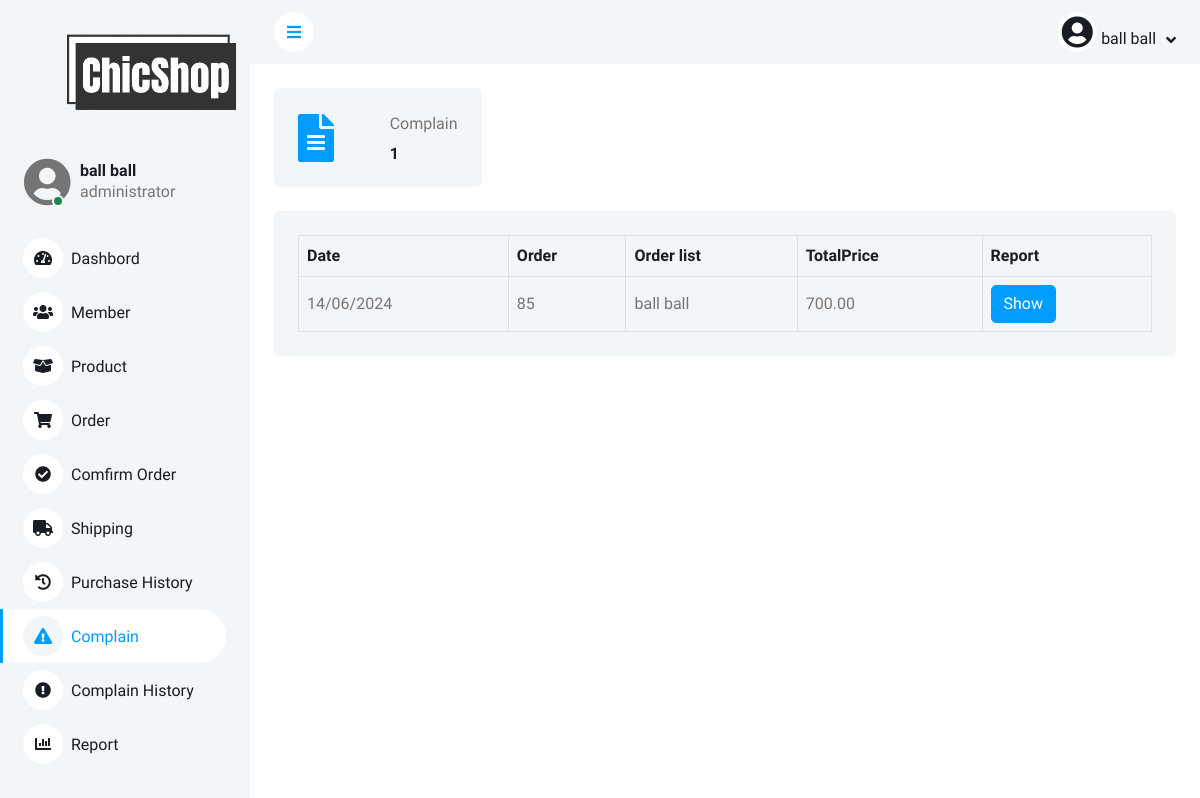
/BackWeb/reportpage.php (signed in), run on the app's committed database.
### tables this page shows
CREATE TABLE `complain` (
  `complain_id` int(11) NOT NULL COMMENT 'รหัสคำร้อง',
  `order_id` int(11) DEFAULT NULL COMMENT 'รหัสรายการคำสั่งซื้อ',
  `user_id` int(11) DEFAULT NULL COMMENT 'รหัสผู้ใช้งาน',
  `description` text DEFAULT NULL COMMENT 'คำอธิบายของคำร้อง',
  `image` varchar(255) DEFAULT NULL COMMENT 'รูปภาพคำร้อง',
  `created_at` timestamp NOT NULL DEFAULT current_timestamp() COMMENT 'เวลาที่คำร้องถูกส่งมา',
  `num` int(11) NOT NULL DEFAULT 0 COMMENT '0 = ยังไม่ได้จัดการคำร้อง\r\n1 = จัดการคำร้องเเล้ว'
);

CREATE TABLE `user` (
  `u_id` int(11) NOT NULL COMMENT 'รหัสผู้ใช้งาน',
  `u_fullname` varchar(255) DEFAULT NULL COMMENT 'ชื่อเต็มของผู้ใช้งาน',
  `u_username` varchar(255) DEFAULT NULL COMMENT 'ชื่อผู้ใช้งาน',
  `u_password` varchar(255) DEFAULT NULL COMMENT 'รหัสผ่านผู้ใช้งาน',
  `u_level` varchar(255) DEFAULT NULL COMMENT 'ระดับผู้ใช้งาน',
  `u_address` varchar(255) DEFAULT NULL COMMENT 'ที่อยู่ผู้ใช้งาน',
  `Phonenumber` varchar(20) DEFAULT NULL COMMENT 'เบอร์โทรศัพท์ผู้ใช้งาน',
  `email` varchar(255) DEFAULT NULL COMMENT 'อีเมลผู้ใช้งาน'
);

### BackWeb/reportpage.php (the view, shortened to what this page needs)
<?php
$objCon = connectDB();
$user = $_SESSION['user_login'];
$sql = "SELECT * FROM complain WHERE num = 0";
$result = mysqli_query($objCon, $sql);
$total_complain_num_zero = mysqli_num_rows($result);
$sql = "SELECT complain.*, user.u_fullname, SUM(orderhistory.price) AS total_price
        FROM complain
        INNER JOIN user ON complain.user_id = user.u_id
        INNER JOIN orderhistory ON complain.order_id = orderhistory.order_id
        GROUP BY complain.complain_id, user.u_fullname
        ORDER BY complain.created_at DESC";
$result = mysqli_query($objCon, $sql);
?>
<!DOCTYPE html>
<html lang="en">
<head>
    <link href="https://cdnjs.cloudflare.com/ajax/libs/font-awesome/5.10.0/css/all.min.css" rel="stylesheet">
    <link href="https://cdn.jsdelivr.net/npm/bootstrap-icons@1.4.1/font/bootstrap-icons.css" rel="stylesheet">
    <link href="lib/owlcarousel/assets/owl.carousel.min.css" rel="stylesheet">
    <link href="lib/tempusdominus/css/tempusdominus-bootstrap-4.min.css" rel="stylesheet" />
    <link href="css/bootstrap.min.css" rel="stylesheet">
    <link href="css/style.css" rel="stylesheet">
    <link rel="stylesheet" href="css/receipt.css">
</head>
<body>
    <div class="">
        <div class="sidebar pe-4 pb-3">
            <nav class="navbar bg-light navbar-light">
                <div class="container-fluid">
                    <a href="Admin.php" class="navbar-brand mx-4 mb-3">
                        <img src="/Webpage/images/main-logo.png" class="logo">
                    </a>
                </div>
                <div class="d-flex align-items-center ms-4 mb-4">
                    <div class="position-relative">
                        <i class="fa fa-user-circle fa-3x rounded-circle" style="width: 40px; height: 40px;"></i>
                        <div class="bg-success rounded-circle border border-2 border-white position-absolute end-0 bottom-0 p-1"></div>
                    </div>
                    <div class="ms-3">
                        <h6 class="mb-0"><?php echo $user['fullname']; ?></h6>
                        <span><?php echo $user['level']; ?></span>
                    </div>
                </div>
                <div class="navbar-nav w-100">
                    <a href="dashbord.php" class="nav-item nav-link"><i
                            class="fa fa-tachometer-alt me-2"></i>Dashbord</a>
                    <a href="Admin.php" class="nav-item nav-link "><i class="fa fa-users me-2"></i>Member</a>
                    <a href="income.php" class="nav-item nav-link"><i class="fa fa-box-open me-2"></i>Product</a>
                    <a href="order.php" class="nav-item nav-link"><i class="fa fa-shopping-cart me-2"></i>Order</a>
                    <a href="orderconfirm.php" class="nav-item nav-link"><i
                            class="fa fa-check-circle text-dark me-2"></i>Comfirm Order</a>
                    <a href="shipping.php" class="nav-item nav-link"><i class="fa fa-truck me-2"></i>Shipping</a>
                    <a href="history.php" class="nav-item nav-link"><i class="fa fa-history me-2"></i>Purchase
                        History</a>
                    <a href="reportpage.php" class="nav-item nav-link active"><i
                            class="fa fa-exclamation-triangle me-2"></i>Complain</a>
                    <a href="complaindetails.php" class="nav-item nav-link"><i
                            class="fa fa-exclamation-circle me-2"></i>Complain History</a>
                    <a href="report.php" class="nav-item nav-link"><i class="fa fa-chart-bar me-2"></i>Report</a>
                </div>
            </nav>
        </div>
        <div class="content">
            <nav class="navbar navbar-expand bg-light navbar-light sticky-top px-4 py-0">
                <a href="#" class="sidebar-toggler flex-shrink-0">
                    <i class="fa fa-bars"></i>
                </a>
                <div class="navbar-nav align-items-center ms-auto">
                    <div class="nav-item dropdown">
                        <a href="#" class="nav-link dropdown-toggle" data-bs-toggle="dropdown">
                            <i class="fa fa-user-circle fa-2x rounded-circle" style="width: 40px; height: 40px;"></i>
                            <span class="d-none d-lg-inline-flex"><?php echo $user['fullname']; ?></span>
                        </a>
                    </div>
                </div>
            </nav>
            <div class="container-fluid pt-4 px-4">
                <div class="row g-4">
                    <div class="col-sm-6 col-xl-3">
                        <div class="bg-light rounded d-flex align-items-center justify-content-between p-4">
                            <i class="fa fa-file-alt fa-3x text-primary"></i>
                            <div class="ms-3">
                                <p class="mb-2">Complain</p>
                                <h6 class="mb-0"><?php echo $total_complain_num_zero; ?></h6>
                            </div>
                        </div>
                    </div>
                </div>
            </div>
            <div class="container-fluid pt-4 px-4">
                <div class="bg-light text-center rounded p-4">
                    <div class="table-responsive">
                        <table class="table text-start align-middle table-bordered table-hover mb-0">
                            <thead>
                                <tr class="text-dark">
                                    <th scope="col">Date</th>
                                    <th scope="col">Order</th>
                                    <th scope="col">Order list</th>
                                    <th scope="col">TotalPrice</th>
                                    <th scope="col">Report</th>
                                </tr>
                            </thead>
                            <tbody>
                            <?php while ($row = mysqli_fetch_assoc($result)) {
                                $created_at = !empty($row['created_at']) ? date('d/m/Y', strtotime($row['created_at'])) : '';
                                if ($row['num'] == 0) { ?>
                                    <tr>
                                        <td><?php echo $created_at ?></td>
                                        <td><?php echo $row['order_id'] ?></td>
                                        <td><?php echo $row['u_fullname'] ?></td>
                                        <td><?php echo $row['total_price'] ?></td>
                                        <td><a href="UserReport.php?complain_id=<?php echo $row["complain_id"] ?>" class="btn btn-primary">Show</a></td>
                                    </tr>
                                <?php }
                            } ?>
                            </tbody>
                        </table>
                    </div>
                </div>
            </div>
        </div>
    </div>
</body>
</html>

### BackWeb/css/style.css (style rules this page uses)
:root { --primary: #009CFF; --light: #F3F6F9; --dark: #191C24; }
.btn { transition: .5s; }
.btn.btn-primary { color: #FFFFFF; }
.sidebar { position: fixed; top: 0; left: 0; bottom: 0; width: 250px; height: 100vh; overflow-y: auto; background: var(--light); transition: 0.5s; z-index: 999; }
.content { margin-left: 250px; min-height: 100vh; background: #FFFFFF; transition: 0.5s; }
@media (min-width: 992px) { .sidebar { margin-left: 0; } }
@media (min-width: 992px) { .content { width: calc(100% - 250px); } }
.sidebar .navbar .navbar-nav .nav-link { padding: 7px 20px; color: var(--dark); font-weight: 500; border-left: 3px solid var(--light); border-radius: 0 30px 30px 0; outline: none; }
.sidebar .navbar .navbar-nav .nav-link:hover, .sidebar .navbar .navbar-nav .nav-link.active { color: var(--primary); background: #FFFFFF; border-color: var(--primary); }
.sidebar .navbar .navbar-nav .nav-link i { width: 40px; height: 40px; display: inline-flex; align-items: center; justify-content: center; background: #FFFFFF; border-radius: 40px; }
.sidebar .navbar .navbar-nav .nav-link:hover i, .sidebar .navbar .navbar-nav .nav-link.active i { background: var(--light); }
.content .navbar .navbar-nav .nav-link { margin-left: 25px; padding: 12px 0; color: var(--dark); outline: none; }
.content .navbar .sidebar-toggler, .content .navbar .navbar-nav .nav-link i { width: 40px; height: 40px; display: inline-flex; align-items: center; justify-content: center; background: #FFFFFF; border-radius: 40px; }
.content .navbar .dropdown-toggle::after { margin-left: 6px; vertical-align: middle; border: none; content: "\f107"; font-family: "Font Awesome 5 Free"; font-weight: 900; transition: .5s; }
.logo { width: 150%; object-fit: contain; }

### data on the page
complain: created_at "14/06/2024", order "85", user.u_fullname "ball ball", total_price "700.00"

### other printed values
$user['fullname'] "ball ball"
$user['level'] "administrator"
$total_complain_num_zero "1"
